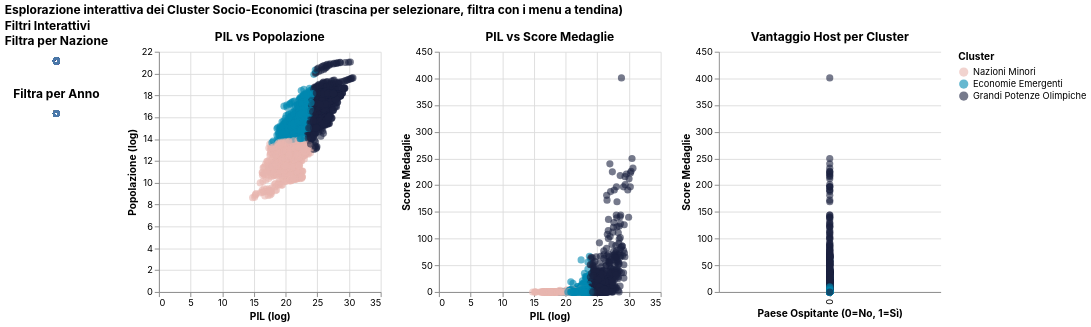

Here is the Vega-Lite specification saved for this chart:
### Vega-Lite specification from a JSON file in a GitHub repository (floating-point values rounded to 4 significant figures; data arrays with more than 128 entries replaced by an {"elided": "..."} marker saying what was removed)
{"config": {"background": "transparent", "view": {"stroke": "transparent"}, "title": {"font": "Inter"}, "axis": {"labelFont": "Inter", "titleFont": "Inter"}, "legend": {"labelFont": "Inter", "titleFont": "Inter"}, "header": {"labelFont": "Inter", "titleFont": "Inter"}, "text": {"font": "Inter"}, "range": {"category": ["#1b2140", "#ff8009", "#9a0641", "#ffe34a", "#e7b6af", "#0088b0", "#e03830"], "ramp": ["#e7b6af", "#1b2140"], "heatmap": ["#e7b6af", "#1b2140"]}}, "hconcat": [{"vconcat": [{"mark": {"type": "point"}, "encoding": {}, "name": "view_1", "title": "Filtra per Nazione"}, {"mark": {"type": "point"}, "encoding": {}, "name": "view_2", "title": "Filtra per Anno"}], "title": "Filtri Interattivi"}, {"hconcat": [{"mark": {"type": "circle", "opacity": 0.6, "size": 60}, "encoding": {"color": {"condition": {"param": "param_3", "field": "Cluster_Label", "type": "nominal", "scale": {"domain": ["Nazioni Minori", "Economie Emergenti", "Grandi Potenze Olimpiche"], "range": ["#e7b6af", "#0088b0", "#1b2140"]}, "legend": {"title": "Cluster"}}, "value": "lightgray"}, "tooltip": [{"field": "Nazione", "type": "nominal"}, {"field": "Anno", "type": "ordinal"}, {"field": "Score_Medaglie", "format": ".1f", "type": "quantitative"}, {"field": "Cluster_Label", "title": "Cluster", "type": "nominal"}], "x": {"field": "PIL_Log", "title": "PIL (log)", "type": "quantitative"}, "y": {"field": "Pop_Log", "title": "Popolazione (log)", "type": "quantitative"}}, "height": 260, "name": "view_3", "title": "PIL vs Popolazione", "transform": [{"filter": {"param": "param_1"}}, {"filter": {"param": "param_2"}}], "width": 240}, {"mark": {"type": "circle", "opacity": 0.6, "size": 60}, "encoding": {"color": {"condition": {"param": "param_3", "field": "Cluster_Label", "type": "nominal", "scale": {"domain": ["Nazioni Minori", "Economie Emergenti", "Grandi Potenze Olimpiche"], "range": ["#e7b6af", "#0088b0", "#1b2140"]}, "legend": {"title": "Cluster"}}, "value": "lightgray"}, "tooltip": [{"field": "Nazione", "type": "nominal"}, {"field": "Anno", "type": "ordinal"}, {"field": "Score_Medaglie", "format": ".1f", "type": "quantitative"}, {"field": "Cluster_Label", "title": "Cluster", "type": "nominal"}], "x": {"field": "PIL_Log", "title": "PIL (log)", "type": "quantitative"}, "y": {"field": "Score_Medaglie", "title": "Score Medaglie", "type": "quantitative"}}, "height": 260, "name": "view_4", "title": "PIL vs Score Medaglie", "transform": [{"filter": {"param": "param_1"}}, {"filter": {"param": "param_2"}}], "width": 240}, {"mark": {"type": "circle", "opacity": 0.6, "size": 60}, "encoding": {"color": {"condition": {"param": "param_3", "field": "Cluster_Label", "type": "nominal", "scale": {"domain": ["Nazioni Minori", "Economie Emergenti", "Grandi Potenze Olimpiche"], "range": ["#e7b6af", "#0088b0", "#1b2140"]}, "legend": {"title": "Cluster"}}, "value": "lightgray"}, "tooltip": [{"field": "Nazione", "type": "nominal"}, {"field": "Anno", "type": "ordinal"}, {"field": "Score_Medaglie", "format": ".1f", "type": "quantitative"}, {"field": "Cluster_Label", "title": "Cluster", "type": "nominal"}], "x": {"field": "Host", "title": "Paese Ospitante (0=No, 1=Sì)", "type": "nominal"}, "y": {"field": "Score_Medaglie", "title": "Score Medaglie", "type": "quantitative"}}, "height": 260, "name": "view_5", "title": "Vantaggio Host per Cluster", "transform": [{"filter": {"param": "param_1"}}, {"filter": {"param": "param_2"}}], "width": 240}], "resolve": {"scale": {"color": "shared"}}}], "data": {"name": "data-4207d2bbd8148dea4ee10695dfab3ec9"}, "params": [{"name": "param_2", "select": {"type": "point", "fields": ["Nazione"]}, "bind": {"input": "select", "options": {"elided": "209 str values"}, "name": "Filtra per Nazione"}, "views": ["view_1"]}, {"name": "param_1", "select": {"type": "point", "fields": ["Anno"]}, "bind": {"input": "select", "options": [null, 1964, 1968, 1972, 1976, 1980, 1984, 1988, 1992, 1996, 2000, 2004, 2008, 2012, 2016, 2020], "name": "Filtra per Anno"}, "views": ["view_2"]}, {"name": "param_3", "select": {"type": "interval"}, "views": ["view_3", "view_4", "view_5"]}], "title": "Esplorazione interattiva dei Cluster Socio-Economici (trascina per selezionare, filtra con i menu a tendina)", "$schema": "https://vega.github.io/schema/vega-lite/v5.20.1.json", "datasets": {"data-4207d2bbd8148dea4ee10695dfab3ec9": {"elided": "2619 records"}}}
